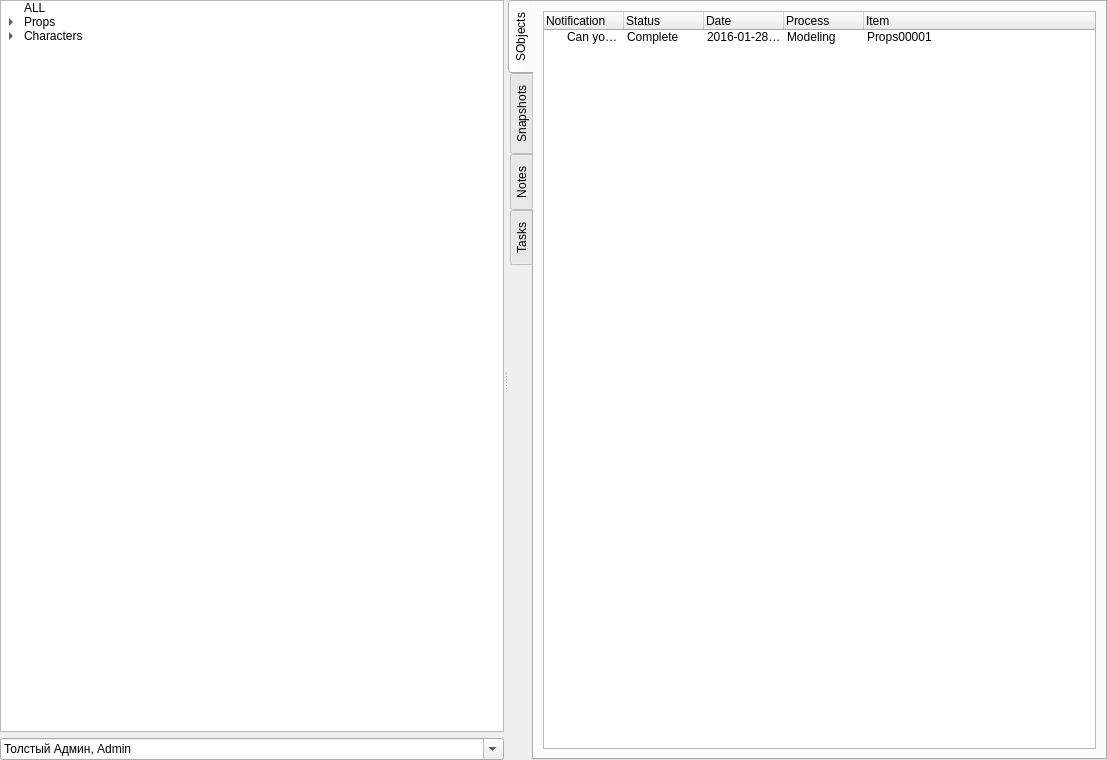
<?xml version="1.0" encoding="UTF-8"?>
<ui version="4.0">
 <class>Form</class>
 <widget class="QWidget" name="Form">
  <property name="geometry">
   <rect>
    <x>0</x>
    <y>0</y>
    <width>1107</width>
    <height>760</height>
   </rect>
  </property>
  <property name="windowTitle">
   <string>Form</string>
  </property>
  <layout class="QGridLayout" name="gridLayout">
   <property name="margin">
    <number>0</number>
   </property>
   <property name="spacing">
    <number>0</number>
   </property>
   <item row="0" column="0">
    <widget class="QSplitter" name="splitter">
     <property name="orientation">
      <enum>Qt::Horizontal</enum>
     </property>
     <widget class="QWidget" name="verticalLayoutWidget">
      <layout class="QVBoxLayout" name="verticalLayout">
       <item>
        <widget class="QTreeWidget" name="treeWidget">
         <attribute name="headerVisible">
          <bool>false</bool>
         </attribute>
         <column>
          <property name="text">
           <string>1</string>
          </property>
         </column>
         <item>
          <property name="text">
           <string>ALL</string>
          </property>
         </item>
         <item>
          <property name="text">
           <string>Props</string>
          </property>
          <item>
           <property name="text">
            <string>PROPS00001</string>
           </property>
          </item>
          <item>
           <property name="text">
            <string>PROPS00002</string>
           </property>
          </item>
         </item>
         <item>
          <property name="text">
           <string>Characters</string>
          </property>
          <item>
           <property name="text">
            <string>CHARACTER00001</string>
           </property>
          </item>
         </item>
        </widget>
       </item>
       <item>
        <widget class="QComboBox" name="comboBox">
         <property name="editable">
          <bool>true</bool>
         </property>
         <property name="insertPolicy">
          <enum>QComboBox::NoInsert</enum>
         </property>
         <item>
          <property name="text">
           <string>Толстый Админ, Admin</string>
          </property>
         </item>
         <item>
          <property name="text">
           <string>Алексей Кривоспицкий, listy</string>
          </property>
         </item>
        </widget>
       </item>
      </layout>
     </widget>
     <widget class="QWidget" name="verticalLayoutWidget_2">
      <layout class="QVBoxLayout" name="verticalLayout_2">
       <item>
        <widget class="QTabWidget" name="tabWidget">
         <property name="tabPosition">
          <enum>QTabWidget::West</enum>
         </property>
         <property name="currentIndex">
          <number>0</number>
         </property>
         <widget class="QWidget" name="tab">
          <attribute name="title">
           <string>SObjects</string>
          </attribute>
          <layout class="QHBoxLayout" name="horizontalLayout_3">
           <item>
            <widget class="QTreeWidget" name="treeWidget_5">
             <property name="verticalScrollMode">
              <enum>QAbstractItemView::ScrollPerPixel</enum>
             </property>
             <attribute name="headerDefaultSectionSize">
              <number>80</number>
             </attribute>
             <column>
              <property name="text">
               <string>Notification</string>
              </property>
             </column>
             <column>
              <property name="text">
               <string>Status</string>
              </property>
             </column>
             <column>
              <property name="text">
               <string>Date</string>
              </property>
             </column>
             <column>
              <property name="text">
               <string>Process</string>
              </property>
             </column>
             <column>
              <property name="text">
               <string>Item</string>
              </property>
             </column>
             <item>
              <property name="text">
               <string>Can you please bring me the water?</string>
              </property>
              <property name="text">
               <string>Complete</string>
              </property>
              <property name="text">
               <string>2016-01-28 12:59:07</string>
              </property>
              <property name="text">
               <string>Modeling</string>
              </property>
              <property name="text">
               <string>Props00001</string>
              </property>
             </item>
            </widget>
           </item>
          </layout>
         </widget>
         <widget class="QWidget" name="tab_4">
          <attribute name="title">
           <string>Snapshots</string>
          </attribute>
          <layout class="QHBoxLayout" name="horizontalLayout_4">
           <item>
            <widget class="QTreeWidget" name="treeWidget_6">
             <property name="verticalScrollMode">
              <enum>QAbstractItemView::ScrollPerPixel</enum>
             </property>
             <attribute name="headerDefaultSectionSize">
              <number>80</number>
             </attribute>
             <column>
              <property name="text">
               <string>Notification</string>
              </property>
             </column>
             <column>
              <property name="text">
               <string>Status</string>
              </property>
             </column>
             <column>
              <property name="text">
               <string>Date</string>
              </property>
             </column>
             <column>
              <property name="text">
               <string>Process</string>
              </property>
             </column>
             <column>
              <property name="text">
               <string>Item</string>
              </property>
             </column>
             <item>
              <property name="text">
               <string>Can you please bring me the water?</string>
              </property>
              <property name="text">
               <string>Complete</string>
              </property>
              <property name="text">
               <string>2016-01-28 12:59:07</string>
              </property>
              <property name="text">
               <string>Modeling</string>
              </property>
              <property name="text">
               <string>Props00001</string>
              </property>
             </item>
            </widget>
           </item>
          </layout>
         </widget>
         <widget class="QWidget" name="tab_2">
          <attribute name="title">
           <string>Notes</string>
          </attribute>
          <layout class="QHBoxLayout" name="horizontalLayout_2">
           <item>
            <widget class="QTreeWidget" name="treeWidget_4">
             <property name="verticalScrollMode">
              <enum>QAbstractItemView::ScrollPerPixel</enum>
             </property>
             <attribute name="headerDefaultSectionSize">
              <number>80</number>
             </attribute>
             <column>
              <property name="text">
               <string>Notification</string>
              </property>
             </column>
             <column>
              <property name="text">
               <string>Status</string>
              </property>
             </column>
             <column>
              <property name="text">
               <string>Date</string>
              </property>
             </column>
             <column>
              <property name="text">
               <string>Process</string>
              </property>
             </column>
             <column>
              <property name="text">
               <string>Item</string>
              </property>
             </column>
             <item>
              <property name="text">
               <string>Can you please bring me the water?</string>
              </property>
              <property name="text">
               <string>Complete</string>
              </property>
              <property name="text">
               <string>2016-01-28 12:59:07</string>
              </property>
              <property name="text">
               <string>Modeling</string>
              </property>
              <property name="text">
               <string>Props00001</string>
              </property>
             </item>
            </widget>
           </item>
          </layout>
         </widget>
         <widget class="QWidget" name="tab_3">
          <attribute name="title">
           <string>Tasks</string>
          </attribute>
          <layout class="QHBoxLayout" name="horizontalLayout">
           <item>
            <widget class="QTreeWidget" name="treeWidget_3">
             <property name="verticalScrollMode">
              <enum>QAbstractItemView::ScrollPerPixel</enum>
             </property>
             <attribute name="headerDefaultSectionSize">
              <number>80</number>
             </attribute>
             <column>
              <property name="text">
               <string>Notification</string>
              </property>
             </column>
             <column>
              <property name="text">
               <string>Status</string>
              </property>
             </column>
             <column>
              <property name="text">
               <string>Date</string>
              </property>
             </column>
             <column>
              <property name="text">
               <string>Process</string>
              </property>
             </column>
             <column>
              <property name="text">
               <string>Item</string>
              </property>
             </column>
             <item>
              <property name="text">
               <string>Can you please bring me the water?</string>
              </property>
              <property name="text">
               <string>Complete</string>
              </property>
              <property name="text">
               <string>2016-01-28 12:59:07</string>
              </property>
              <property name="text">
               <string>Modeling</string>
              </property>
              <property name="text">
               <string>Props00001</string>
              </property>
             </item>
            </widget>
           </item>
          </layout>
         </widget>
        </widget>
       </item>
      </layout>
     </widget>
    </widget>
   </item>
  </layout>
 </widget>
 <resources/>
 <connections/>
</ui>
